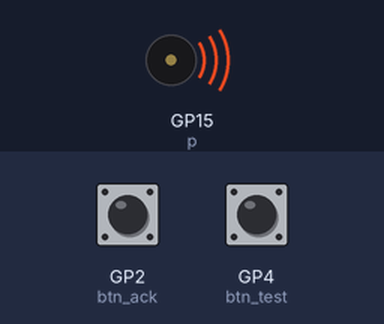
Bench run of a program on a simulated Raspberry Pi Pico running CircuitPython. Parts: buzzer (waves = sounding). Inputs (shaded band) come from the test bench; at power-on: GP2 (btn_ack) HIGH, GP4 (btn_test) HIGH. WiFi joins after 1.5 s; values from a settings file that is not in the repository are placeholders; what the program prints to the serial console is not drawn.

Above: at 5.7 s.
5.8 s: GP2 (btn_ack) pulled LOW for 0.15 s
At 7.1 s:
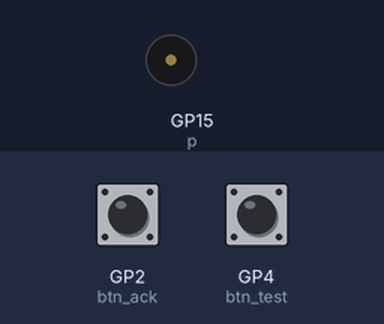
Timing chart, 0 to 13.4 s (numbered marks = the images above; inputs shaded):
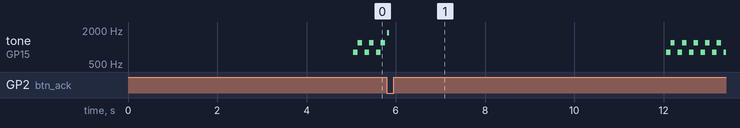

Measured:
- by itself, tone on GP15 (p): plays 1800 Hz for 0.04 s, 800 Hz for 0.10 s, 1200 Hz for 0.10 s, 800 Hz for 0.10 s, 1200 Hz for 0.10 s, 800 Hz for 0.10 s … (12 notes in this stretch)

The program:

code.py
```python
import board
import digitalio
import pwmio
import time
import os
import tiles

# wifi
import wifi
import socketpool
import ssl

pool = None
requests = None

# buttons
btn_ack = digitalio.DigitalInOut(board.GP2)
btn_ack.direction = digitalio.Direction.INPUT
btn_ack.pull = digitalio.Pull.UP

btn_reset = digitalio.DigitalInOut(board.GP3)
btn_reset.direction = digitalio.Direction.INPUT
btn_reset.pull = digitalio.Pull.UP

btn_test = digitalio.DigitalInOut(board.GP4)
btn_test.direction = digitalio.Direction.INPUT
btn_test.pull = digitalio.Pull.UP

# max7219 display
# these go through level shifters so everything is INVERTED!!!
# pico HIGH = max7219 LOW
disp_din = digitalio.DigitalInOut(board.GP11)
disp_din.direction = digitalio.Direction.OUTPUT
disp_clk = digitalio.DigitalInOut(board.GP10)
disp_clk.direction = digitalio.Direction.OUTPUT
disp_cs = digitalio.DigitalInOut(board.GP13)
disp_cs.direction = digitalio.Direction.OUTPUT

def disp_send(addr, data):
    disp_cs.value = True
    # send 16 bits with most significant bit first, all bits inverted
    for val in [addr, data]:
        for bit in range(7, -1, -1):
            if (val >> bit) & 1:
                disp_din.value = False # inverted meaning pico low, max sees high
            else:
                disp_din.value = True
            disp_clk.value = True
            disp_clk.value = False
    disp_cs.value = False

def disp_setup():
    disp_send(0x0C, 0x01)  # not shutdown
    disp_send(0x09, 0xFF)  # decode
    disp_send(0x0B, 0x07)  # scan all 8
    disp_send(0x0A, 0x07)  # brightness
    disp_send(0x0F, 0x00)  # test off
    for d in range(1, 9):
        disp_send(d, 0x0F)

def disp_number(start_digit, text):
    # show a string of digits
    pos = start_digit
    for ch in text:
        if ch == '.':
            # add dot to previous digit
            if pos > start_digit:
                # resend previous digit with dot
                prev = text[text.index('.') - 1]
                if prev.isdigit():
                    disp_send(pos - 1, int(prev) | 0x80)
        elif ch == ' ':
            disp_send(pos, 0x0F)
            pos = pos + 1
        elif ch.isdigit():
            disp_send(pos, int(ch))
            pos = pos + 1

def show_readings(cpm, usvh):
    # cpm on digits 1-4, usvh on 5-8
    cpm_str = str(int(cpm)).rjust(4)
    disp_number(1, cpm_str)

    if usvh < 10:
        usv_str = "{:.2f}".format(usvh)
    elif usvh < 100:
        usv_str = "{:.1f}".format(usvh)
    else:
        usv_str = str(int(usvh)).rjust(4)
    disp_number(5, usv_str)

# sounds are just simple beeps for now
def beep(freq, ms):
    p = pwmio.PWMOut(board.GP15, frequency=freq, duty_cycle=32768)
    time.sleep(ms / 1000)
    p.deinit()

def horn():
    beep(800, 100)
    beep(1200, 100)

def click():
    beep(2500, 5)

# --------------------------------------
# BEGIN MAIN LOOP
# ---------------------------------------

# config from settings.toml
GEIGER_IP = os.getenv("GEIGER_IP", "")
DEMO_MODE = os.getenv("DEMO_MODE", "1") == "1"

# geiger alarms config
RAD_HIGH = 0.5 # usvh
RAD_HIHI = 2.0  # usvh
HV_LOW = 350   # volts, below this is considered hv fault
HV_HIGH = 450
RATE_THRESH = 100 # cpm jump in one reading

# connect wifi
def wifi_connect():
    global pool, requests
    ssid = os.getenv("CIRCUITPY_WIFI_SSID")
    if not ssid:
        print("no wifi configured")
        return False
    try:
        print("connecting to", ssid)
        wifi.radio.connect(ssid, os.getenv("CIRCUITPY_WIFI_PASSWORD", ""))
        print("connected, ip:", wifi.radio.ipv4_address)
        pool = socketpool.SocketPool(wifi.radio)
        # needs adafruit_requests in lib/ so we safely try to import
        import adafruit_requests
        requests = adafruit_requests.Session(pool, ssl.create_default_context())
        return True
    except Exception as e:
        print("wifi failed:", e)
        return False

# data fetching
last_geiger = {}
prev_total = -1
no_count_since = 0

def poll_geiger():
    global last_geiger
    if not requests or not GEIGER_IP:
        return None
    try:
        r = requests.get("http://" + GEIGER_IP + "/api/data", timeout=5)
        data = r.json()
        r.close()
        last_geiger = data
        return data
    except:
        return None

def check_rain():
    # open-meteo free api
    if not requests:
        return False
    try:
        # brno coordinates
        url = "https://api.open-meteo.com/v1/forecast?latitude=49.19&longitude=16.61&daily=precipitation_sum&timezone=Europe/Prague&forecast_days=1"
        r = requests.get(url, timeout=10)
        data = r.json()
        r.close()
        precip = data["daily"]["precipitation_sum"][0]
        return precip > 0.5  # more than 0.5mm = rain
    except:
        return False

# tbd wanikani check via cloudflare worker
# will be setup during build week when i can properly test
def check_wk():
    return 0, 0 # no pending reviews or lessons

# tbd anki check via ankiconnect
# will be setup during build week when i can properly test
def check_anki():
    return 0  # no due cards

# -----

tiles.setup()
disp_setup()
click()

has_wifi = wifi_connect()

if DEMO_MODE or not has_wifi:
    if not DEMO_MODE:
        print("no wifi, falling back to demo")
    DEMO_MODE = True

print("annunciator panel")
if DEMO_MODE:
    print("running in demo mode")

# state
cpm = 0
usvh = 0.0
prev_ack = True
prev_reset = True
prev_test = True
test_held = False

# demo
demo_tiles = [0, 1, 4, 8]
demo_idx = 0
demo_timer = time.monotonic()
demo_on = False
demo_tile = -1

# timer for non demo mode
poll_timer = time.monotonic()
rain_timer = time.monotonic()
rain_alarm = False
POLL_INTERVAL = 5 # seconds
RAIN_INTERVAL = 600 # check rain every 10 min

show_readings(0, 0.0)

while True:
    now = time.monotonic()

    if DEMO_MODE:
        if now - demo_timer > 3.5:
            demo_timer = now
            if demo_on:
                tiles.set_condition(demo_tile, False)
                demo_on = False
                cpm = 22
                usvh = 0.14
            else:
                demo_tile = demo_tiles[demo_idx]
                tiles.set_condition(demo_tile, True)
                demo_idx = (demo_idx + 1) % len(demo_tiles)
                demo_on = True
                if demo_tile < 4:
                    cpm = 380
                    usvh = cpm * 0.0066
    else:
        # check geiger
        if now - poll_timer > POLL_INTERVAL:
            poll_timer = now
            data = poll_geiger()

            if data is None:
                # cant reach geiger
                tiles.set_condition(5, True) # COMM LOST
                tiles.set_condition(7, True) # API ERROR
            else:
                tiles.set_condition(5, False)
                tiles.set_condition(7, False)

                cpm = data.get("cpm", 0)
                usvh = data.get("usvh", 0)
                hv = data.get("hv", 0)
                total = data.get("total", 0)

                # rad alarms
                tiles.set_condition(0, usvh > RAD_HIGH) # RAD HIGH
                tiles.set_condition(1, usvh > RAD_HIHI) # RAD HI-HI
                tiles.set_condition(4, cpm > RATE_THRESH) # RATE RISE

                # hv fault
                tiles.set_condition(2, hv < HV_LOW or hv > HV_HIGH)

                # tube fail if counts havent changed in 30 seconds
                if total == prev_total:
                    if no_count_since == 0:
                        no_count_since = now
                    elif now - no_count_since > 30:
                        tiles.set_condition(3, True) # TUBE FAIL
                else:
                    no_count_since = 0
                    tiles.set_condition(3, False)
                prev_total = total

                # wifi signal
                try:
                    rssi = data.get("rssi", 0)
                    tiles.set_condition(6, rssi < -75 and rssi != 0)
                except:
                    pass

        # rain check
        if now - rain_timer > RAIN_INTERVAL:
            rain_timer = now
            rain_alarm = check_rain()
            tiles.set_condition(11, rain_alarm)  # RAIN TODAY

        # tbd wk and anki checks
        # wk_rev, wk_les = check_wk()
        # tiles.set_condition(8, wk_rev > 0)
        # tiles.set_condition(9, wk_les < 10)  # less than daily lesson target
        # anki_due = check_anki()
        # tiles.set_condition(10, anki_due > 0)
        # not very testable right now so will be built alongside the api during build week :)

    # buttons
    a = btn_ack.value
    r = btn_reset.value
    t = btn_test.value

    if not a and prev_ack:
        tiles.ack()
        beep(1800, 40)

    if not r and prev_reset:
        tiles.reset()
        click()

    if not t and prev_test:
        test_held = True
    if t and not prev_test:
        test_held = False

    prev_ack = a
    prev_reset = r
    prev_test = t

    # test overrides everything
    if test_held:
        tiles.shift_out([True] * 12)
    else:
        tiles.update()
        show_readings(cpm, usvh)

    # horn when something is flashing
    if tiles.any_flashing() and not test_held:
        horn()

    time.sleep(0.05)
```

tiles.py
```python
import busio
import digitalio
import board
import time

# shift register
spi = busio.SPI(clock=board.GP18, MOSI=board.GP19)
while not spi.try_lock():
    pass
spi.configure(baudrate=1000000, polarity=0, phase=0)

latch = digitalio.DigitalInOut(board.GP17)
latch.direction = digitalio.Direction.OUTPUT

oe = digitalio.DigitalInOut(board.GP16)
oe.direction = digitalio.Direction.OUTPUT
oe.value = True

# each tile can be OFF, FLASH, STEADY or RING with OFF not alarming, FLASH being a new alarm, with a fast blinking (pending ack), STEADY = alarm acknowledged and staying solid on and RING = condition cleared slow blink (needs RESET)
states = ["OFF"] * 12
conditions = [False] * 12

# flashing
flash_on = False
ring_on = False
last_flash = 0
last_ring = 0

def setup():
    oe.value = False

def shift_out(tiles):
    # tiles is a list of 12 booleans
    # we need to convert to 2 bytes for the shift registers
    # tiles 0-7 go to U1 shift register and tiles 8-11 go to U2
    # the white row (8-11) has transistors so the logic is flipped!!!!!!
    bits = 0
    for i in range(12):
        if tiles[i]:
            if i >= 8:
                bits = bits | (1 << i)
            else:
                pass
        else:
            if i >= 8:
                pass
            else:
                bits = bits | (1 << i)

    lo = bits & 0xFF
    hi = (bits >> 8) & 0xFF
    latch.value = False
    spi.write(bytes([hi, lo]))
    latch.value = True

def set_condition(tile, active):
    old = conditions[tile]
    conditions[tile] = active

    if active and not old:
        if states[tile] == "OFF" or states[tile] == "RING":
            states[tile] = "FLASH"
    elif not active and old:
        if states[tile] == "FLASH" or states[tile] == "STEADY":
            states[tile] = "RING"

def ack():
    for i in range(12):
        if states[i] == "FLASH":
            states[i] = "STEADY"

def reset():
    for i in range(12):
        if states[i] == "RING":
            states[i] = "OFF"

def any_flashing():
    for i in range(12):
        if states[i] == "FLASH":
            return True
    return False

def any_ringing():
    for i in range(12):
        if states[i] == "RING":
            return True
    return False

def update():
    global flash_on, ring_on, last_flash, last_ring

    now = time.monotonic()
    if now - last_flash >= 0.125:
        flash_on = not flash_on
        last_flash = now
    if now - last_ring >= 0.5:
        ring_on = not ring_on
        last_ring = now

    out = [False] * 12
    for i in range(12):
        if states[i] == "STEADY":
            out[i] = True
        elif states[i] == "FLASH":
            out[i] = flash_on
        elif states[i] == "RING":
            out[i] = ring_on
    shift_out(out)
```
